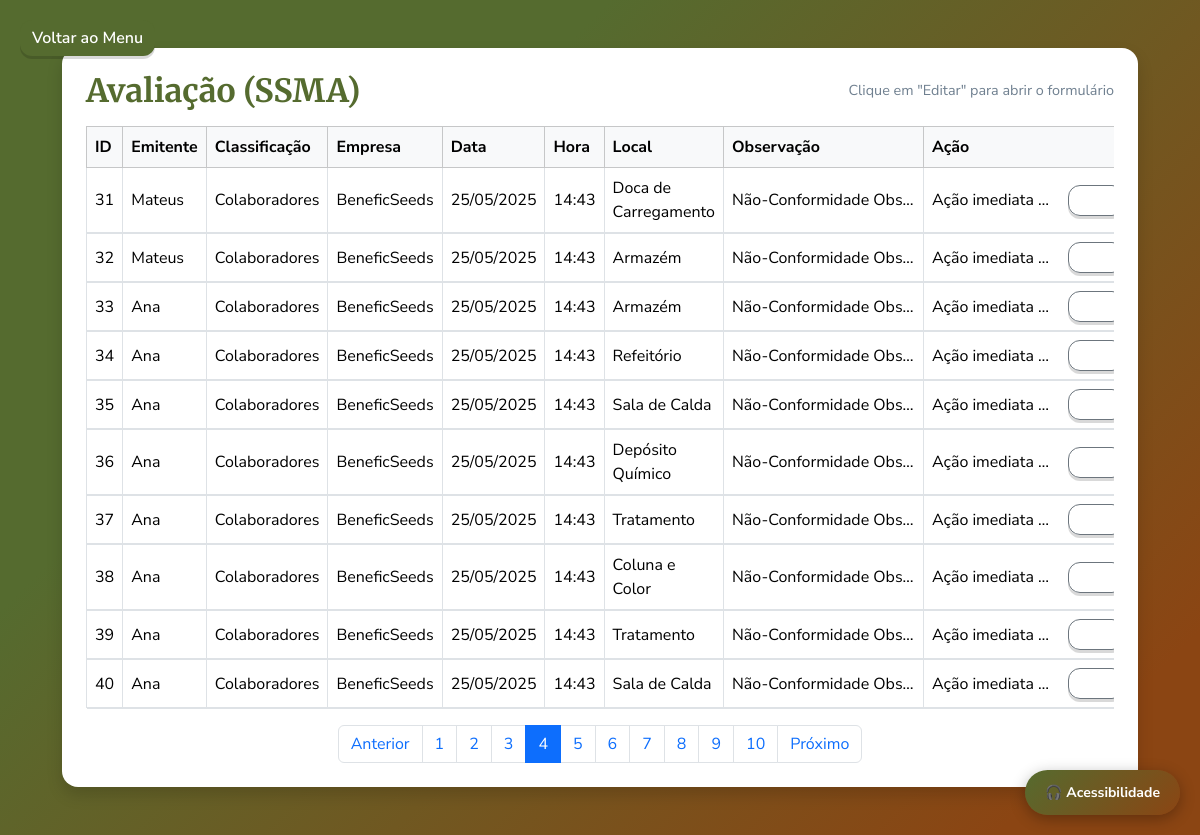
Screenshot of /ssma?page=4 (signed in) with the database file from the repository.
### app.py (models this page shows)
class Entrada(db.Model):
    id = db.Column(db.Integer, primary_key=True)
    emitente = db.Column(db.String(40), nullable=False)
    classificação = db.Column(db.String(15), nullable=False)
    empresa = db.Column(db.String(15), nullable=False)
    data = db.Column(db.Date, nullable=False)
    hora = db.Column(db.Time, nullable=False)
    local = db.Column(db.String(20), nullable=False)
    observação = db.Column(db.String(150), nullable=False)
    ação = db.Column(db.String(150), nullable=False)
    class_sst = db.Column(db.String(50), nullable=True)
    class_ambiental = db.Column(db.String(50), nullable=True)
    causa = db.Column(db.String(300), nullable=True)
    parecer = db.Column(db.String(100), nullable=True)
    num_ordem_man = db.Column(db.String(20), nullable=True)
    obs_sprocedencia = db.Column(db.String(20), nullable=True)
    obs_justificativa = db.Column(db.String(20), nullable=True)
    multipla_condição = db.Column(db.String(60), nullable=True)
    multipla_comportamento = db.Column(db.String(60), nullable=True)
    multipla_ambiental = db.Column(db.String(60), nullable=True)
    funcionario = db.Column(db.String(20), nullable=True)

### app.py (the view, shortened to what this page needs)
@app.route("/ssma", methods=["GET", "POST"])
def ssma():
    if not session.get("logado"):
        return redirect(url_for("login"))
    try:
        page = int(request.args.get('page', 1))
        if page < 1:
            page = 1
    except ValueError:
        page = 1
    per_page = 10
    entradas_pag = Entrada.query.order_by(Entrada.id.asc()).paginate(page=page, per_page=per_page, error_out=False)
    return render_template("ssma.html",
                           entradas=entradas_pag.items,
                           page=page,
                           total_pages=entradas_pag.pages)

### templates/ssma.html (shortened to what this page needs)
{% extends "base.html" %}
{% block content %}
<div class="container py-5 centered">
    <div class="card card-wide shadow p-4">
        <div class="d-flex justify-content-between align-items-center mb-3">
            <h2 class="mb-0">Avaliação (SSMA)</h2>
            <div class="small-muted">Clique em "Editar" para abrir o formulário</div>
        </div>
        <form method="POST">
            <div class="table-responsive">
                <table class="table table-bordered table-hover align-middle mb-0">
                    <thead class="table-light">
                        <tr>
                            <th>ID</th>
                            <th>Emitente</th>
                            <th>Classificação</th>
                            <th>Empresa</th>
                            <th>Data</th>
                            <th>Hora</th>
                            <th>Local</th>
                            <th>Observação</th>
                            <th>Ação</th>
                        </tr>
                    </thead>
                    <tbody>
                    {% for entrada in entradas %}
                        <tr class="row-clickable" onclick="document.getElementById('btn-toggle-{{ entrada.id }}').click();">
                            <td>{{ entrada.id }}</td>
                            <td class="text-truncate" style="max-width:160px;" title="{{ entrada.emitente }}">{{ entrada.emitente }}</td>
                            <td>{{ entrada.classificação }}</td>
                            <td class="text-truncate" style="max-width:140px;" title="{{ entrada.empresa }}">{{ entrada.empresa }}</td>
                            <td>{{ entrada.data.strftime("%d/%m/%Y") }}</td>
                            <td>{{ entrada.hora.strftime("%H:%M") if entrada.hora else '' }}</td>
                            <td>{{ entrada.local }}</td>
                            <td class="text-truncate" style="max-width:200px;" title="{{ entrada.observação }}">{{ entrada.observação }}</td>
                            <td>
                                <div class="d-flex align-items-center">
                                    <span class="me-2 text-truncate" style="max-width:120px;">{{ entrada.ação }}</span>
                                    <button
                                        id="btn-toggle-{{ entrada.id }}"
                                        type="button"
                                        class="btn btn-sm btn-outline-secondary ms-2"
                                        data-bs-toggle="collapse"
                                        data-bs-target="#collapse-{{ entrada.id }}"
                                        aria-expanded="false"
                                        aria-controls="collapse-{{ entrada.id }}"
                                        aria-label="Editar entrada {{ entrada.id }}">
                                    </button>
                                </div>
                            </td>
                        </tr>
                        <tr>
                            <td colspan="9" class="p-0 border-0">
                                                {% endfor %}
                            </td>
                        </tr>
                    {% else %}
                    </tbody>
                </table>
            </div>
        </form>
        {% if total_pages > 1 %}
        <nav aria-label="Paginação SSMA" class="mt-3">
            <ul class="pagination justify-content-center mb-0">
                <li class="page-item {% if page <= 1 %}disabled{% endif %}">
                    <a class="page-link" href="{{ url_for('ssma', page=page-1) }}">Anterior</a>
                </li>
                {% for p in range(1, total_pages + 1) %}
                <li class="page-item {% if p == page %}active{% endif %}">
                    <a class="page-link" href="{{ url_for('ssma', page=p) }}">{{ p }}</a>
                </li>
                {% endfor %}
                <li class="page-item {% if page >= total_pages %}disabled{% endif %}">
                    <a class="page-link" href="{{ url_for('ssma', page=page+1) }}">Próximo</a>
                </li>
            </ul>
        </nav>
        {% endif %}
    </div>
</div>
{% endblock %}

### static/css/style.css (style rules this page uses)
:root { --verde-oliva: #556B2F; --amarelo-dourado: #DAA520; --marrom-avermelhado: #8B4513; --cinza-ardosia: #708090; --branco: #FFFFFF; }
body { font-family: 'Nunito Sans', sans-serif; color: var(--cinza-ardosia); background: linear-gradient(135deg, var(--verde-oliva) 30%, var(--marrom-avermelhado) 90%); margin: 0; padding: 0; min-height: 100vh; justify-content: center; }
.card { background-color: var(--branco); border: none; border-radius: 16px; box-shadow: 0 8px 20px rgba(0, 0, 0, 0.2); color: var(--cinza-ardosia); padding: 2.5rem; width: 100%; max-width: 500px; }
.card-wide { background-color: var(--branco); border: none; border-radius: 16px; box-shadow: 0 8px 20px rgba(0, 0, 0, 0.2); color: var(--cinza-ardosia); padding: 2.5rem; width: 100%; max-width: 1200px; }
h2 { font-family: 'Merriweather', serif; color: var(--verde-oliva); font-weight: 700; }
.btn { border-radius: 12px; font-weight: 600; transition: all 0.2s ease; color: var(--branco); box-shadow: 0 3px 0 rgba(0, 0, 0, 0.15); }
.centered { display: flex; align-items: center; justify-content: center; }
.container { display: flex; justify-content: center; align-items: center; flex-direction: column; min-height: 100vh; max-width: 95%; padding: 2rem; }

### templates/ssma.html (style rules this page uses)
.card-wide { max-width: 1250px; }
.row-clickable { cursor: pointer; }
.small-muted { color: var(--cinza-ardosia); font-size: .9rem; }

### rows the page displays
Entrada: id "31", emitente "Mateus", classificação "Colaboradores", empresa "BeneficSeeds", data "25/05/2025", hora "14:43", local "Doca de Carregamento", observação "Não-Conformidade Obs…", ação "Ação imediata…"
Entrada: id "32", emitente "Mateus", classificação "Colaboradores", empresa "BeneficSeeds", data "25/05/2025", hora "14:43", local "Armazém", observação "Não-Conformidade Obs…", ação "Ação imediata…"
Entrada: id "33", emitente "Ana", classificação "Colaboradores", empresa "BeneficSeeds", data "25/05/2025", hora "14:43", local "Armazém", observação "Não-Conformidade Obs…", ação "Ação imediata…"
Entrada: id "34", emitente "Ana", classificação "Colaboradores", empresa "BeneficSeeds", data "25/05/2025", hora "14:43", local "Refeitório", observação "Não-Conformidade Obs…", ação "Ação imediata…"
Entrada: id "35", emitente "Ana", classificação "Colaboradores", empresa "BeneficSeeds", data "25/05/2025", hora "14:43", local "Sala de Calda", observação "Não-Conformidade Obs…", ação "Ação imediata…"
Entrada: id "36", emitente "Ana", classificação "Colaboradores", empresa "BeneficSeeds", data "25/05/2025", hora "14:43", local "Depósito Químico", observação "Não-Conformidade Obs…", ação "Ação imediata…"
Entrada: id "37", emitente "Ana", classificação "Colaboradores", empresa "BeneficSeeds", data "25/05/2025", hora "14:43", local "Tratamento", observação "Não-Conformidade Obs…", ação "Ação imediata…"
Entrada: id "38", emitente "Ana", classificação "Colaboradores", empresa "BeneficSeeds", data "25/05/2025", hora "14:43", local "Coluna e Color", observação "Não-Conformidade Obs…", ação "Ação imediata…"
Entrada: id "39", emitente "Ana", classificação "Colaboradores", empresa "BeneficSeeds", data "25/05/2025", hora "14:43", local "Tratamento", observação "Não-Conformidade Obs…", ação "Ação imediata…"
Entrada: id "40", emitente "Ana", classificação "Colaboradores", empresa "BeneficSeeds", data "25/05/2025", hora "14:43", local "Sala de Calda", observação "Não-Conformidade Obs…", ação "Ação imediata…"

### other values shown
{{ p }} "1" "2" "3" "4" "5" "6" "7" "8" "9" "10"
